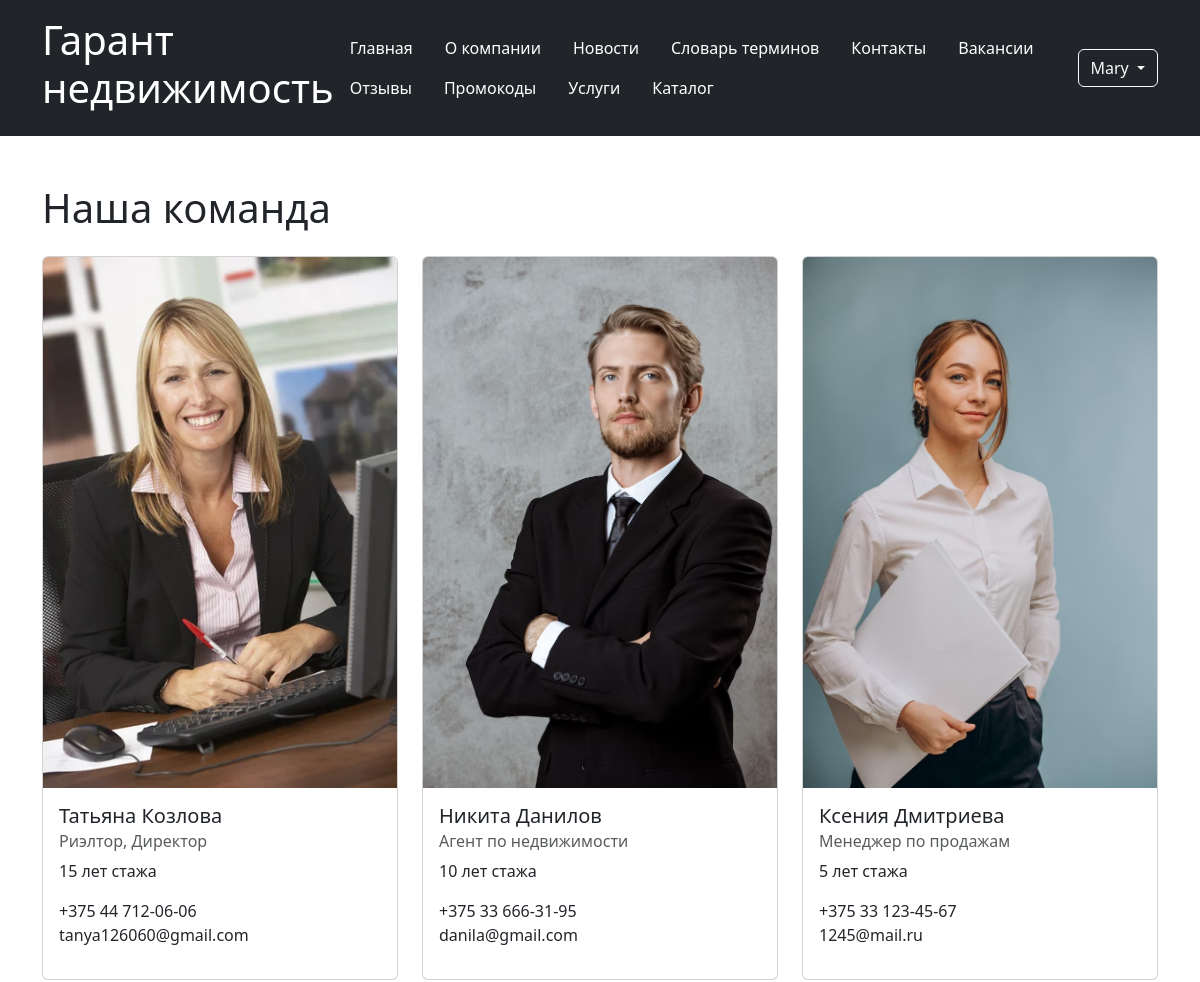
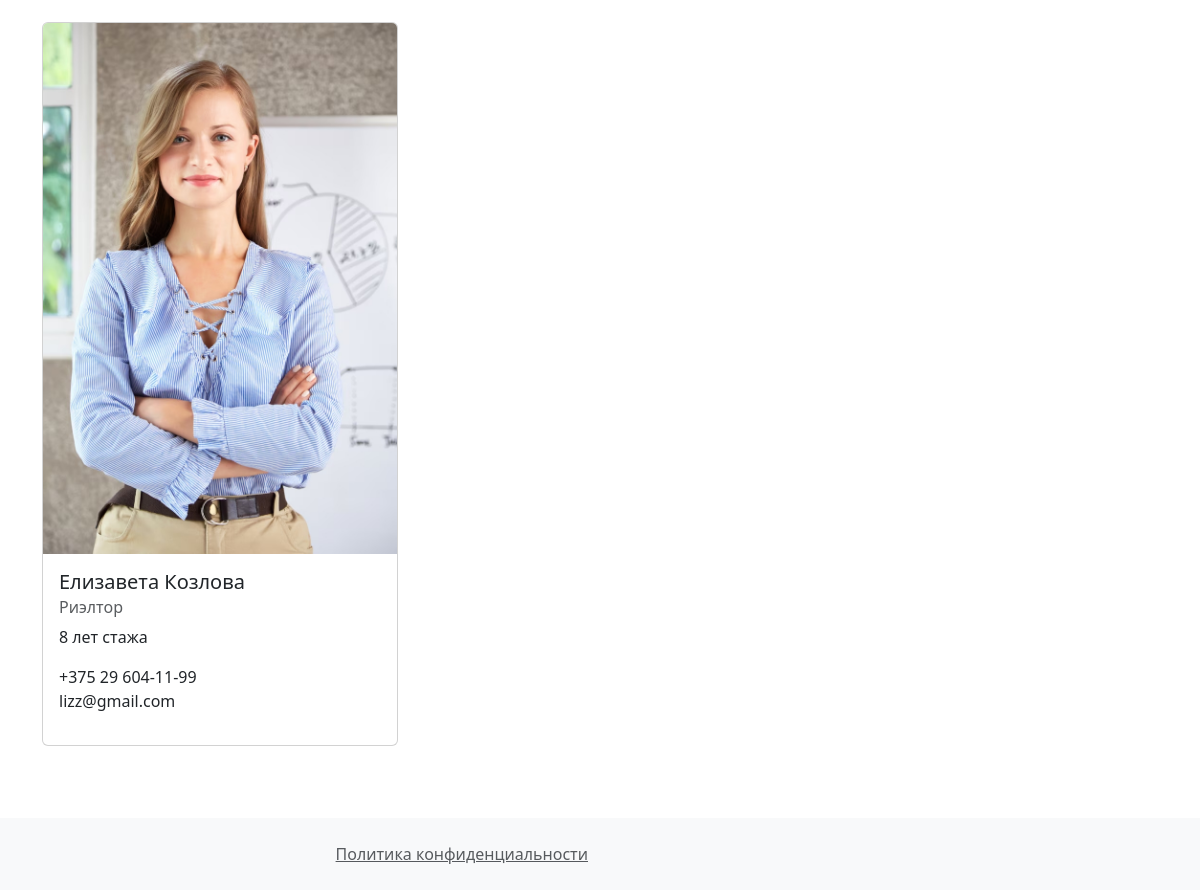
The page /home/contacts/ (signed in) on the database its author committed (2 pictures, top to bottom).
### users/models.py (models this page shows, shortened)
class User(AbstractUser):
    ROLE_CHOICES = {
        "employee": "Manager",
        "client": "Client",
        "admin": "Admin",
    }
    phone_regex = RegexValidator(
        regex=r"^\+375\(29\)\d{3}-\d{2}-\d{2}$",
        message="Формат номера: +375(29)XXX-XX-XX",
    )
    role = models.CharField(max_length=20, choices=ROLE_CHOICES)
    phone_number = models.CharField(max_length=20, validators=[phone_regex])
    birth_date = models.DateField(
        validators=[RestrictedAgeValidator(18), MaxValueValidator(date.today())]
    )
    created_at = models.DateTimeField(auto_now_add=True)
    first_name = models.CharField(max_length=100)
    last_name = models.CharField(max_length=100)

### home/models.py (models this page shows, shortened)
class Contact(models.Model):
    name = models.CharField(max_length=100)
    position = models.CharField(max_length=100)
    photo = models.ImageField(upload_to="contacts/")
    description = models.TextField()
    phone = models.CharField(
        max_length=20,
        validators=[
            RegexValidator(
                message="Phone number must be +375(29)XXX-XX-XX",
                regex="^\\+375\\(29\\)\\d{3}-\\d{2}-\\d{2}$",
            )
        ],
    )
    email = models.EmailField()

### home/views.py (the view)
class ContactListView(ListView):
    model = Contact
    template_name = "contact_list.html"

### home/templates/contact_list.html (shortened to what this page needs)
{% extends "base.html" %}
{% block content %}
<h1 class="mb-4">Наша команда</h1>
<div class="row">
    {% for contact in contact_list %}
        <div class="col-md-4 mb-4">
            <div class="card h-100">
                <img src="{{ contact.photo.url }}" class="card-img-top" alt="{{ contact.name }}">
                <div class="card-body">
                    <h5 class="card-title">{{ contact.name }}</h5>
                    <h6 class="card-subtitle mb-2 text-muted">{{ contact.position }}</h6>
                    <p class="card-text">{{ contact.description }}</p>
                    <ul class="list-unstyled">
                        <li> {{ contact.phone }}</li>
                        <li> {{ contact.email }}</li>
                    </ul>
                </div>
            </div>
        </div>
    {% empty %}
        <div class="col-12">
            <div class="alert alert-info">
                В данный момент нет сотрудников
            </div>
        </div>
    {% endfor %}
</div>
{% endblock %}

### templates/base.html (shortened to what this page needs)
<!DOCTYPE html>
<html lang="ru">
<head>
    <link href="https://cdn.jsdelivr.net/npm/bootstrap@5.3.0/dist/css/bootstrap.min.css" rel="stylesheet">
</head>
<body>
    <header class="bg-dark text-white p-3">
        <div class="container">
            <div class="d-flex justify-content-between align-items-center">
                <h1>Гарант недвижимость</h1>
                <nav>
                    <ul class="nav">
                        <li class="nav-item"><a href="{% url 'home' %}" class="nav-link text-white">Главная</a></li>
                        <li class="nav-item"><a href="{% url 'about' %}" class="nav-link text-white">О компании</a></li>
                        <li class="nav-item"><a href="{% url 'news' %}" class="nav-link text-white">Новости</a></li>
                        <li class="nav-item"><a href="{% url 'faq' %}" class="nav-link text-white">Словарь терминов</a></li>
                        <li class="nav-item"><a href="{% url 'contacts' %}" class="nav-link text-white">Контакты</a></li>
                        <li class="nav-item"><a href="{% url 'vacancies' %}" class="nav-link text-white">Вакансии</a></li>
                        <li class="nav-item"><a href="{% url 'reviews' %}" class="nav-link text-white">Отзывы</a></li>
                        <li class="nav-item"><a href="{% url 'promo-codes' %}" class="nav-link text-white">Промокоды</a></li>
                        <li class="nav-item"><a href="{% url 'services' %}" class="nav-link text-white">Услуги</a></li>
                        <li class="nav-item"><a href="{% url 'estates' %}" class="nav-link text-white">Каталог</a></li>
                    </ul>
                </nav>
                <div class="auth-buttons">
                    {% if user.is_authenticated %}
                        <div class="btn-group">
                            <button type="button" class="btn btn-outline-light dropdown-toggle" data-bs-toggle="dropdown">
                                {% if user.first_name %}{{ user.first_name }}{% else %}{{ user.username }}{% endif %}
                            </button>
                        </div>
                    {% else %}
                        <a href="{% url 'login' %}" class="btn btn-outline-light">Вход</a>
                        <a href="{% url 'signup' %}" class="btn btn-outline-light">Регистрация</a>
                    {% endif %}
                </div>
            </div>
        </div>
    </header>
    <main class="container my-5">
        {% block content %}{% endblock %}
    </main>
    <footer class="bg-light p-4 mt-5">
        <div class="container">
            <div class="row">
                <div class="col-md-6 text-end">
                    <a href="{% url 'policy' %}" class="text-muted">Политика конфиденциальности</a>
                </div>
            </div>
        </div>
    </footer>
</body>
</html>

### rows shown on the page
User: first_name "Mary"
Contact: photo (picture), name "Татьяна Козлова", position "Риэлтор, Директор", description "15 лет стажа", phone "+375 44 712-06-06", email "tanya126060@gmail.com"
Contact: photo (picture), name "Никита Данилов", position "Агент по недвижимости", description "10 лет стажа", phone "+375 33 666-31-95", email "danila@gmail.com"
Contact: photo (picture), name "Ксения Дмитриева", position "Менеджер по продажам", description "5 лет стажа", phone "+375 33 123-45-67", email "1245@mail.ru"
Contact: photo (picture), name "Елизавета Козлова", position "Риэлтор", description "8 лет стажа", phone "+375 29 604-11-99", email "lizz@gmail.com"
